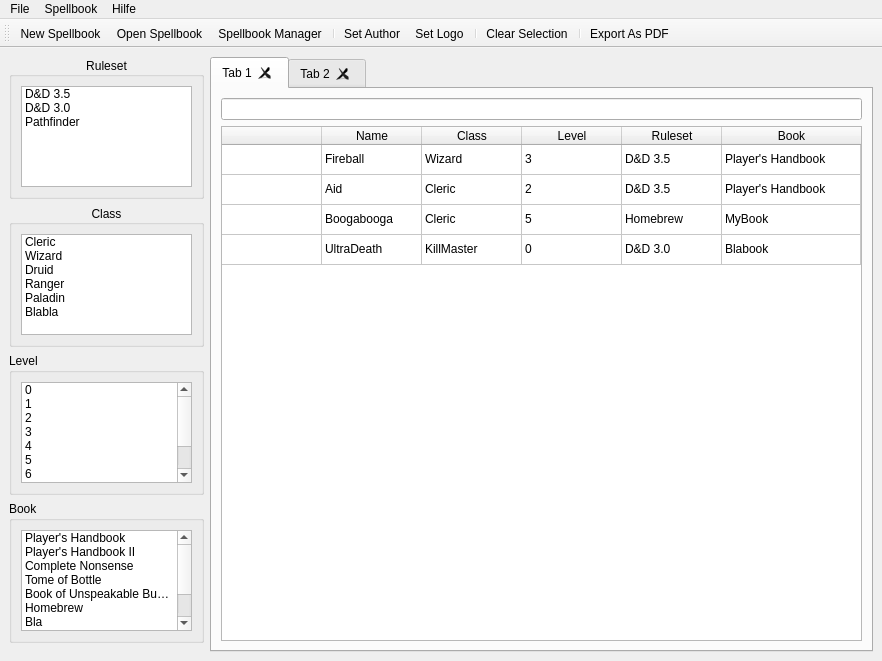
<?xml version="1.0" encoding="UTF-8"?>
<ui version="4.0">
 <class>mainWindow</class>
 <widget class="QMainWindow" name="mainWindow">
  <property name="geometry">
   <rect>
    <x>0</x>
    <y>0</y>
    <width>882</width>
    <height>661</height>
   </rect>
  </property>
  <property name="windowTitle">
   <string>MainWindow</string>
  </property>
  <widget class="QWidget" name="centralWidget">
   <property name="autoFillBackground">
    <bool>true</bool>
   </property>
   <layout class="QHBoxLayout" name="horizontalLayout_3">
    <item>
     <layout class="QVBoxLayout" name="filterLayout">
      <item>
       <widget class="QGroupBox" name="rulesetGroup">
        <property name="title">
         <string>Ruleset</string>
        </property>
        <property name="alignment">
         <set>Qt::AlignCenter</set>
        </property>
        <property name="flat">
         <bool>false</bool>
        </property>
        <property name="checkable">
         <bool>false</bool>
        </property>
        <layout class="QHBoxLayout" name="horizontalLayout">
         <item>
          <widget class="QListWidget" name="rulesetList">
           <property name="sizePolicy">
            <sizepolicy hsizetype="Minimum" vsizetype="Fixed">
             <horstretch>0</horstretch>
             <verstretch>0</verstretch>
            </sizepolicy>
           </property>
           <property name="maximumSize">
            <size>
             <width>171</width>
             <height>101</height>
            </size>
           </property>
           <property name="styleSheet">
            <string notr="true"/>
           </property>
           <property name="horizontalScrollBarPolicy">
            <enum>Qt::ScrollBarAlwaysOff</enum>
           </property>
           <property name="autoScroll">
            <bool>false</bool>
           </property>
           <property name="editTriggers">
            <set>QAbstractItemView::NoEditTriggers</set>
           </property>
           <property name="resizeMode">
            <enum>QListView::Adjust</enum>
           </property>
           <property name="layoutMode">
            <enum>QListView::SinglePass</enum>
           </property>
           <item>
            <property name="text">
             <string>D&amp;D 3.5</string>
            </property>
            <property name="checkState">
             <enum>Unchecked</enum>
            </property>
            <property name="flags">
             <set>ItemIsUserCheckable|ItemIsEnabled</set>
            </property>
           </item>
           <item>
            <property name="text">
             <string>D&amp;D 3.0</string>
            </property>
            <property name="checkState">
             <enum>Unchecked</enum>
            </property>
            <property name="flags">
             <set>ItemIsUserCheckable|ItemIsEnabled</set>
            </property>
           </item>
           <item>
            <property name="text">
             <string>Pathfinder</string>
            </property>
            <property name="checkState">
             <enum>Unchecked</enum>
            </property>
            <property name="flags">
             <set>ItemIsUserCheckable|ItemIsEnabled</set>
            </property>
           </item>
          </widget>
         </item>
        </layout>
       </widget>
      </item>
      <item>
       <widget class="QGroupBox" name="classGroup">
        <property name="title">
         <string>Class</string>
        </property>
        <property name="alignment">
         <set>Qt::AlignCenter</set>
        </property>
        <property name="flat">
         <bool>false</bool>
        </property>
        <property name="checkable">
         <bool>false</bool>
        </property>
        <layout class="QHBoxLayout" name="horizontalLayout_2">
         <item>
          <widget class="QListWidget" name="classList">
           <property name="sizePolicy">
            <sizepolicy hsizetype="Minimum" vsizetype="Fixed">
             <horstretch>0</horstretch>
             <verstretch>0</verstretch>
            </sizepolicy>
           </property>
           <property name="maximumSize">
            <size>
             <width>171</width>
             <height>101</height>
            </size>
           </property>
           <property name="styleSheet">
            <string notr="true"/>
           </property>
           <property name="horizontalScrollBarPolicy">
            <enum>Qt::ScrollBarAlwaysOff</enum>
           </property>
           <property name="autoScroll">
            <bool>false</bool>
           </property>
           <property name="editTriggers">
            <set>QAbstractItemView::NoEditTriggers</set>
           </property>
           <property name="resizeMode">
            <enum>QListView::Adjust</enum>
           </property>
           <property name="layoutMode">
            <enum>QListView::SinglePass</enum>
           </property>
           <item>
            <property name="text">
             <string>Cleric</string>
            </property>
            <property name="checkState">
             <enum>Unchecked</enum>
            </property>
            <property name="flags">
             <set>ItemIsUserCheckable|ItemIsEnabled</set>
            </property>
           </item>
           <item>
            <property name="text">
             <string>Wizard</string>
            </property>
            <property name="checkState">
             <enum>Unchecked</enum>
            </property>
            <property name="flags">
             <set>ItemIsUserCheckable|ItemIsEnabled</set>
            </property>
           </item>
           <item>
            <property name="text">
             <string>Druid</string>
            </property>
            <property name="checkState">
             <enum>Unchecked</enum>
            </property>
            <property name="flags">
             <set>ItemIsUserCheckable|ItemIsEnabled</set>
            </property>
           </item>
           <item>
            <property name="text">
             <string>Ranger</string>
            </property>
            <property name="checkState">
             <enum>Unchecked</enum>
            </property>
            <property name="flags">
             <set>ItemIsUserCheckable|ItemIsEnabled</set>
            </property>
           </item>
           <item>
            <property name="text">
             <string>Paladin</string>
            </property>
            <property name="checkState">
             <enum>Unchecked</enum>
            </property>
            <property name="flags">
             <set>ItemIsUserCheckable|ItemIsEnabled</set>
            </property>
           </item>
           <item>
            <property name="text">
             <string>Blabla</string>
            </property>
            <property name="checkState">
             <enum>Unchecked</enum>
            </property>
            <property name="flags">
             <set>ItemIsUserCheckable|ItemIsEnabled</set>
            </property>
           </item>
          </widget>
         </item>
        </layout>
       </widget>
      </item>
      <item>
       <widget class="QGroupBox" name="levelGroup">
        <property name="title">
         <string>Level</string>
        </property>
        <layout class="QVBoxLayout" name="verticalLayout_2">
         <item>
          <widget class="QListWidget" name="levelList">
           <property name="sizePolicy">
            <sizepolicy hsizetype="Minimum" vsizetype="Fixed">
             <horstretch>0</horstretch>
             <verstretch>0</verstretch>
            </sizepolicy>
           </property>
           <property name="maximumSize">
            <size>
             <width>171</width>
             <height>101</height>
            </size>
           </property>
           <property name="styleSheet">
            <string notr="true"/>
           </property>
           <property name="horizontalScrollBarPolicy">
            <enum>Qt::ScrollBarAlwaysOff</enum>
           </property>
           <property name="autoScroll">
            <bool>false</bool>
           </property>
           <property name="editTriggers">
            <set>QAbstractItemView::NoEditTriggers</set>
           </property>
           <property name="resizeMode">
            <enum>QListView::Adjust</enum>
           </property>
           <property name="layoutMode">
            <enum>QListView::SinglePass</enum>
           </property>
           <item>
            <property name="text">
             <string>0</string>
            </property>
            <property name="checkState">
             <enum>Unchecked</enum>
            </property>
            <property name="flags">
             <set>ItemIsUserCheckable|ItemIsEnabled</set>
            </property>
           </item>
           <item>
            <property name="text">
             <string>1</string>
            </property>
            <property name="checkState">
             <enum>Unchecked</enum>
            </property>
            <property name="flags">
             <set>ItemIsUserCheckable|ItemIsEnabled</set>
            </property>
           </item>
           <item>
            <property name="text">
             <string>2</string>
            </property>
            <property name="checkState">
             <enum>Unchecked</enum>
            </property>
            <property name="flags">
             <set>ItemIsUserCheckable|ItemIsEnabled</set>
            </property>
           </item>
           <item>
            <property name="text">
             <string>3</string>
            </property>
            <property name="checkState">
             <enum>Unchecked</enum>
            </property>
            <property name="flags">
             <set>ItemIsUserCheckable|ItemIsEnabled</set>
            </property>
           </item>
           <item>
            <property name="text">
             <string>4</string>
            </property>
            <property name="checkState">
             <enum>Unchecked</enum>
            </property>
            <property name="flags">
             <set>ItemIsUserCheckable|ItemIsEnabled</set>
            </property>
           </item>
           <item>
            <property name="text">
             <string>5</string>
            </property>
            <property name="checkState">
             <enum>Unchecked</enum>
            </property>
            <property name="flags">
             <set>ItemIsUserCheckable|ItemIsEnabled</set>
            </property>
           </item>
           <item>
            <property name="text">
             <string>6</string>
            </property>
            <property name="checkState">
             <enum>Unchecked</enum>
            </property>
            <property name="flags">
             <set>ItemIsUserCheckable|ItemIsEnabled</set>
            </property>
           </item>
           <item>
            <property name="text">
             <string>7</string>
            </property>
            <property name="checkState">
             <enum>Unchecked</enum>
            </property>
            <property name="flags">
             <set>ItemIsUserCheckable|ItemIsEnabled</set>
            </property>
           </item>
           <item>
            <property name="text">
             <string>8</string>
            </property>
            <property name="checkState">
             <enum>Unchecked</enum>
            </property>
            <property name="flags">
             <set>ItemIsUserCheckable|ItemIsEnabled</set>
            </property>
           </item>
           <item>
            <property name="text">
             <string>9</string>
            </property>
            <property name="checkState">
             <enum>Unchecked</enum>
            </property>
            <property name="flags">
             <set>ItemIsUserCheckable|ItemIsEnabled</set>
            </property>
           </item>
          </widget>
         </item>
        </layout>
       </widget>
      </item>
      <item>
       <widget class="QGroupBox" name="bookGroup">
        <property name="title">
         <string>Book</string>
        </property>
        <layout class="QVBoxLayout" name="verticalLayout_3">
         <item>
          <widget class="QListWidget" name="bookList">
           <property name="sizePolicy">
            <sizepolicy hsizetype="Minimum" vsizetype="Fixed">
             <horstretch>0</horstretch>
             <verstretch>0</verstretch>
            </sizepolicy>
           </property>
           <property name="maximumSize">
            <size>
             <width>171</width>
             <height>101</height>
            </size>
           </property>
           <property name="styleSheet">
            <string notr="true"/>
           </property>
           <property name="horizontalScrollBarPolicy">
            <enum>Qt::ScrollBarAlwaysOff</enum>
           </property>
           <property name="autoScroll">
            <bool>false</bool>
           </property>
           <property name="editTriggers">
            <set>QAbstractItemView::NoEditTriggers</set>
           </property>
           <property name="resizeMode">
            <enum>QListView::Adjust</enum>
           </property>
           <property name="layoutMode">
            <enum>QListView::SinglePass</enum>
           </property>
           <item>
            <property name="text">
             <string>Player's Handbook</string>
            </property>
            <property name="checkState">
             <enum>Unchecked</enum>
            </property>
            <property name="flags">
             <set>ItemIsUserCheckable|ItemIsEnabled</set>
            </property>
           </item>
           <item>
            <property name="text">
             <string>Player's Handbook II</string>
            </property>
            <property name="checkState">
             <enum>Unchecked</enum>
            </property>
            <property name="flags">
             <set>ItemIsUserCheckable|ItemIsEnabled</set>
            </property>
           </item>
           <item>
            <property name="text">
             <string>Complete Nonsense</string>
            </property>
            <property name="checkState">
             <enum>Unchecked</enum>
            </property>
            <property name="flags">
             <set>ItemIsUserCheckable|ItemIsEnabled</set>
            </property>
           </item>
           <item>
            <property name="text">
             <string>Tome of Bottle</string>
            </property>
            <property name="checkState">
             <enum>Unchecked</enum>
            </property>
            <property name="flags">
             <set>ItemIsUserCheckable|ItemIsEnabled</set>
            </property>
           </item>
           <item>
            <property name="text">
             <string>Book of Unspeakable Bunnies</string>
            </property>
            <property name="checkState">
             <enum>Unchecked</enum>
            </property>
            <property name="flags">
             <set>ItemIsUserCheckable|ItemIsEnabled</set>
            </property>
           </item>
           <item>
            <property name="text">
             <string>Homebrew</string>
            </property>
            <property name="checkState">
             <enum>Unchecked</enum>
            </property>
            <property name="flags">
             <set>ItemIsUserCheckable|ItemIsEnabled</set>
            </property>
           </item>
           <item>
            <property name="text">
             <string>Bla</string>
            </property>
            <property name="checkState">
             <enum>Unchecked</enum>
            </property>
            <property name="flags">
             <set>ItemIsUserCheckable|ItemIsEnabled</set>
            </property>
           </item>
           <item>
            <property name="text">
             <string>Foobook</string>
            </property>
            <property name="checkState">
             <enum>Unchecked</enum>
            </property>
            <property name="flags">
             <set>ItemIsUserCheckable|ItemIsEnabled</set>
            </property>
           </item>
           <item>
            <property name="text">
             <string>NoBook</string>
            </property>
            <property name="checkState">
             <enum>Unchecked</enum>
            </property>
            <property name="flags">
             <set>ItemIsUserCheckable|ItemIsEnabled</set>
            </property>
           </item>
           <item>
            <property name="text">
             <string>SomeBook</string>
            </property>
            <property name="checkState">
             <enum>Unchecked</enum>
            </property>
            <property name="flags">
             <set>ItemIsUserCheckable|ItemIsEnabled</set>
            </property>
           </item>
          </widget>
         </item>
        </layout>
       </widget>
      </item>
      <item>
       <spacer name="verticalSpacer">
        <property name="orientation">
         <enum>Qt::Vertical</enum>
        </property>
        <property name="sizeHint" stdset="0">
         <size>
          <width>20</width>
          <height>40</height>
         </size>
        </property>
       </spacer>
      </item>
     </layout>
    </item>
    <item>
     <widget class="QTabWidget" name="tabWidget">
      <property name="tabShape">
       <enum>QTabWidget::Rounded</enum>
      </property>
      <property name="currentIndex">
       <number>0</number>
      </property>
      <property name="usesScrollButtons">
       <bool>true</bool>
      </property>
      <property name="tabsClosable">
       <bool>true</bool>
      </property>
      <property name="movable">
       <bool>true</bool>
      </property>
      <widget class="QWidget" name="tab">
       <attribute name="title">
        <string>Tab 1</string>
       </attribute>
       <layout class="QHBoxLayout" name="horizontalLayout_5">
        <item>
         <layout class="QVBoxLayout" name="verticalLayout_6">
          <item>
           <widget class="QLineEdit" name="lineEdit"/>
          </item>
          <item>
           <widget class="QTableWidget" name="tableWidget">
            <property name="autoFillBackground">
             <bool>true</bool>
            </property>
            <property name="frameShadow">
             <enum>QFrame::Plain</enum>
            </property>
            <property name="showGrid">
             <bool>true</bool>
            </property>
            <property name="gridStyle">
             <enum>Qt::SolidLine</enum>
            </property>
            <property name="sortingEnabled">
             <bool>true</bool>
            </property>
            <attribute name="horizontalHeaderVisible">
             <bool>true</bool>
            </attribute>
            <attribute name="horizontalHeaderShowSortIndicator" stdset="0">
             <bool>true</bool>
            </attribute>
            <attribute name="horizontalHeaderStretchLastSection">
             <bool>true</bool>
            </attribute>
            <attribute name="verticalHeaderVisible">
             <bool>false</bool>
            </attribute>
            <row>
             <property name="text">
              <string>0</string>
             </property>
            </row>
            <row>
             <property name="text">
              <string>1</string>
             </property>
            </row>
            <row>
             <property name="text">
              <string>2</string>
             </property>
            </row>
            <row>
             <property name="text">
              <string>4</string>
             </property>
            </row>
            <column>
             <property name="text">
              <string/>
             </property>
            </column>
            <column>
             <property name="text">
              <string>Name</string>
             </property>
            </column>
            <column>
             <property name="text">
              <string>Class</string>
             </property>
            </column>
            <column>
             <property name="text">
              <string>Level</string>
             </property>
            </column>
            <column>
             <property name="text">
              <string>Ruleset</string>
             </property>
            </column>
            <column>
             <property name="text">
              <string>Book</string>
             </property>
            </column>
            <item row="0" column="0">
             <property name="text">
              <string/>
             </property>
             <property name="checkState">
              <enum>Unchecked</enum>
             </property>
             <property name="flags">
              <set>ItemIsUserCheckable|ItemIsEnabled</set>
             </property>
            </item>
            <item row="0" column="1">
             <property name="text">
              <string>Fireball</string>
             </property>
            </item>
            <item row="0" column="2">
             <property name="text">
              <string>Wizard</string>
             </property>
            </item>
            <item row="0" column="3">
             <property name="text">
              <string>3</string>
             </property>
            </item>
            <item row="0" column="4">
             <property name="text">
              <string>D&amp;D 3.5</string>
             </property>
            </item>
            <item row="0" column="5">
             <property name="text">
              <string>Player's Handbook</string>
             </property>
            </item>
            <item row="1" column="0">
             <property name="checkState">
              <enum>Unchecked</enum>
             </property>
             <property name="flags">
              <set>ItemIsUserCheckable|ItemIsEnabled</set>
             </property>
            </item>
            <item row="1" column="1">
             <property name="text">
              <string>Aid</string>
             </property>
            </item>
            <item row="1" column="2">
             <property name="text">
              <string>Cleric</string>
             </property>
            </item>
            <item row="1" column="3">
             <property name="text">
              <string>2</string>
             </property>
            </item>
            <item row="1" column="4">
             <property name="text">
              <string>D&amp;D 3.5</string>
             </property>
            </item>
            <item row="1" column="5">
             <property name="text">
              <string>Player's Handbook</string>
             </property>
            </item>
            <item row="2" column="0">
             <property name="checkState">
              <enum>Unchecked</enum>
             </property>
             <property name="flags">
              <set>ItemIsUserCheckable|ItemIsEnabled</set>
             </property>
            </item>
            <item row="2" column="1">
             <property name="text">
              <string>Boogabooga</string>
             </property>
            </item>
            <item row="2" column="2">
             <property name="text">
              <string>Cleric</string>
             </property>
            </item>
            <item row="2" column="3">
             <property name="text">
              <string>5</string>
             </property>
            </item>
            <item row="2" column="4">
             <property name="text">
              <string>Homebrew</string>
             </property>
            </item>
            <item row="2" column="5">
             <property name="text">
              <string>MyBook</string>
             </property>
            </item>
            <item row="3" column="0">
             <property name="checkState">
              <enum>Unchecked</enum>
             </property>
             <property name="flags">
              <set>ItemIsUserCheckable|ItemIsEnabled</set>
             </property>
            </item>
            <item row="3" column="1">
             <property name="text">
              <string>UltraDeath</string>
             </property>
            </item>
            <item row="3" column="2">
             <property name="text">
              <string>KillMaster</string>
             </property>
            </item>
            <item row="3" column="3">
             <property name="text">
              <string>0</string>
             </property>
            </item>
            <item row="3" column="4">
             <property name="text">
              <string>D&amp;D 3.0</string>
             </property>
            </item>
            <item row="3" column="5">
             <property name="text">
              <string>Blabook</string>
             </property>
            </item>
           </widget>
          </item>
         </layout>
        </item>
       </layout>
      </widget>
      <widget class="QWidget" name="tab_2">
       <attribute name="title">
        <string>Tab 2</string>
       </attribute>
      </widget>
     </widget>
    </item>
   </layout>
  </widget>
  <widget class="QMenuBar" name="menubar">
   <property name="geometry">
    <rect>
     <x>0</x>
     <y>0</y>
     <width>882</width>
     <height>23</height>
    </rect>
   </property>
   <widget class="QMenu" name="menuFile">
    <property name="title">
     <string>File</string>
    </property>
    <addaction name="actionNew"/>
    <addaction name="actionOpen"/>
    <addaction name="actionSpellbook_Manager"/>
    <addaction name="separator"/>
    <addaction name="actionImport"/>
    <addaction name="separator"/>
    <addaction name="actionQuit"/>
   </widget>
   <widget class="QMenu" name="menuSpellbook">
    <property name="title">
     <string>Spellbook</string>
    </property>
    <addaction name="actionSet_Author"/>
    <addaction name="actionSet_Logo"/>
    <addaction name="separator"/>
    <addaction name="actionClear_Selection"/>
    <addaction name="separator"/>
    <addaction name="actionExport_As_PDF"/>
   </widget>
   <widget class="QMenu" name="menuHilfe">
    <property name="title">
     <string>Hilfe</string>
    </property>
    <addaction name="action_ber_mkSpellbook"/>
   </widget>
   <addaction name="menuFile"/>
   <addaction name="menuSpellbook"/>
   <addaction name="menuHilfe"/>
  </widget>
  <widget class="QToolBar" name="toolBar">
   <property name="windowTitle">
    <string>toolBar</string>
   </property>
   <attribute name="toolBarArea">
    <enum>TopToolBarArea</enum>
   </attribute>
   <attribute name="toolBarBreak">
    <bool>false</bool>
   </attribute>
   <addaction name="actionNew"/>
   <addaction name="actionOpen"/>
   <addaction name="actionSpellbook_Manager"/>
   <addaction name="separator"/>
   <addaction name="actionSet_Author"/>
   <addaction name="actionSet_Logo"/>
   <addaction name="separator"/>
   <addaction name="actionClear_Selection"/>
   <addaction name="separator"/>
   <addaction name="actionExport_As_PDF"/>
  </widget>
  <action name="actionOpen">
   <property name="checkable">
    <bool>false</bool>
   </property>
   <property name="icon">
    <iconset theme="document-open"/>
   </property>
   <property name="text">
    <string>Open Spellbook</string>
   </property>
   <property name="shortcut">
    <string>Ctrl+O</string>
   </property>
  </action>
  <action name="actionNew">
   <property name="icon">
    <iconset theme="document-new"/>
   </property>
   <property name="text">
    <string>New Spellbook</string>
   </property>
   <property name="shortcut">
    <string>Ctrl+N</string>
   </property>
  </action>
  <action name="actionQuit">
   <property name="icon">
    <iconset theme="application-exit"/>
   </property>
   <property name="text">
    <string>Quit</string>
   </property>
   <property name="shortcut">
    <string>Ctrl+Q</string>
   </property>
  </action>
  <action name="actionExport_As_PDF">
   <property name="icon">
    <iconset theme="x-office-document"/>
   </property>
   <property name="text">
    <string>Export As PDF</string>
   </property>
   <property name="shortcut">
    <string>Ctrl+E</string>
   </property>
  </action>
  <action name="actionSpellbook_Manager">
   <property name="icon">
    <iconset theme="accessories-dictionary"/>
   </property>
   <property name="text">
    <string>Spellbook Manager</string>
   </property>
   <property name="shortcut">
    <string>Ctrl+M</string>
   </property>
  </action>
  <action name="actionClear_Selection">
   <property name="icon">
    <iconset theme="edit-clear"/>
   </property>
   <property name="text">
    <string>Clear Selection</string>
   </property>
  </action>
  <action name="actionSet_Author">
   <property name="icon">
    <iconset theme="font-x-generic"/>
   </property>
   <property name="text">
    <string>Set Author</string>
   </property>
  </action>
  <action name="actionSet_Logo">
   <property name="icon">
    <iconset theme="image-x-generic"/>
   </property>
   <property name="text">
    <string>Set Logo</string>
   </property>
  </action>
  <action name="actionImport">
   <property name="icon">
    <iconset theme="application-x-executable"/>
   </property>
   <property name="text">
    <string>Import</string>
   </property>
   <property name="shortcut">
    <string>Ctrl+I</string>
   </property>
  </action>
  <action name="action_ber_mkSpellbook">
   <property name="text">
    <string>Über mkSpellbook</string>
   </property>
  </action>
 </widget>
 <resources/>
 <connections/>
</ui>
